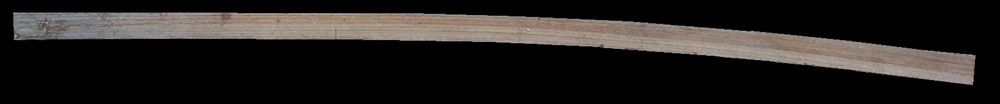
#> input picture 01.jpeg, 1000 x 104 px, shrunk from 1594 x 166 before the run
$ python Magnus3.py
#> lines starting #> are read from the running program, lines starting #| are printed output that depends on the picture; after the words box and inside, x2 and y2 are one past the last pixel; in counts of white or black regions, pixels touching at a corner belong together
import cv2
import imageio
import numpy as np
from matplotlib import pyplot as plt


source = cv2.imread('01.jpeg')
#> source is the input picture: shape (104, 1000, 3); mean B, G, R 32.2, 34.5, 37.7
height, width, channels = source.shape
#> height = 104; width = 1000; channels = 3
blank_image = np.zeros((height, width, channels), np.uint8)

# Filters to denoise the image
median = cv2.medianBlur(source, 5)
denoise = cv2.GaussianBlur(median, (5, 5), 0)

# ROI if needed
roi = denoise  #[360:590, 6:1250]  # y:y+h, x:x+w
r, g, b = cv2.split(roi)[:3]  # splitting in RGB

# Border detection
canny = cv2.Canny(r, 30, 300)  # for border detection
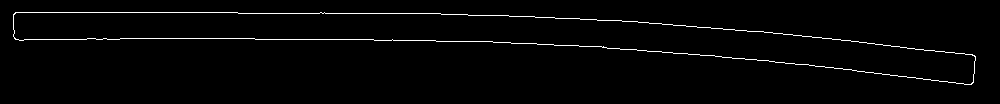
#> canny: shape (104, 1000); 1.9% white in thin lines or dots, all inside (x1, y1, x2, y2) = (13, 12, 976, 85)
contours = cv2.findContours(canny.copy(), cv2.RETR_EXTERNAL, cv2.CHAIN_APPROX_SIMPLE)[0]  # , hierarchy instead of [0]
#> contours = 1 contour; box (x1, y1, x2, y2) and area: (13, 12, 976, 85) 26228
contorno = np.vstack(contours).squeeze()  # stack them together followed by squeeze to remove redundant axis.
#> contorno = 220 pairs, first value 13 to 975, second value 12 to 84

# HSV
hsv = cv2.cvtColor(roi, cv2.COLOR_BGR2HSV)
#> hsv: shape (104, 1000, 3); mean H, S, V 10.7, 22.3, 37.7
lower_red = np.array([8, 30, 130])
upper_red = np.array([20, 90, 255])
mask = cv2.inRange(hsv, lower_red, upper_red)  # Threshold the HSV image to get only blue colors
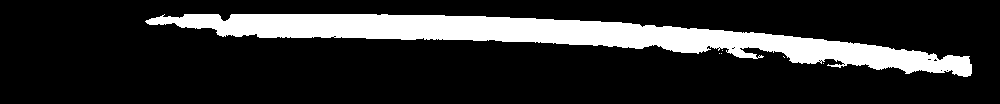
#> mask: shape (104, 1000); 17.1% white; 6 white regions (5 under 20 px), largest, box (x1, y1, x2, y2) and area: (145, 14, 972, 77) 17825

# Bitwise-AND mask and original image
res = cv2.bitwise_and(roi, roi, mask=mask)
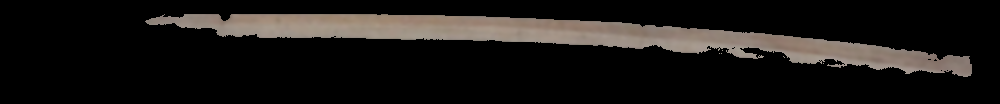
#> res: shape (104, 1000, 3); mean B, G, R 21.3, 23.4, 26.1

# finding vertex with Shi Tomasi and good features to track
corners = cv2.goodFeaturesToTrack(r, 4, 0.01, 10)  # set to find maximum 4 vertex
#> corners = [[971, 83], [15, 13], [974, 57], [15, 37]]
corners = np.int0(corners)

corns = []  # save all vertex and draw these
k = 0
for i in corners:
    x, y = i.ravel()
    cv2.circle(blank_image, (x, y), 2, [255, 120, 255], -1)
    corns.append((x, y))
    k = k + 1  # 0 BR - 1 TL - 2 TR - 3 BL
#> this loop made 4 passes
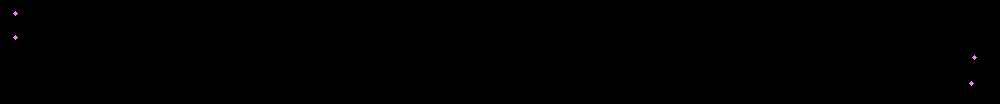
#> blank_image: shape (104, 1000, 3); mean of channels 0, 1, 2 0.1, 0.1, 0.1; drawn as B, G, R
#> after the loop, corns = [(971, 83), (15, 13), (974, 57), (15, 37)]; k = 4

print(f'{k} vertex\n BottomRight: {corns[0]}\n TopLeft: {corns[1]}\n TopRight: {corns[2]}\n BottomLeft: {corns[3]}')
#| 4 vertex
#|  BottomRight: (971, 83)
#|  TopLeft: (15, 13)
#|  TopRight: (974, 57)
#|  BottomLeft: (15, 37)
projection = (corns[0][0], corns[3][1])
#> projection = (971, 37)
print(f'Vertex to join with a red line {corns[3]} {corns[0]}, projection in a white line: {projection}')
#| Vertex to join with a red line (15, 37) (971, 83), projection in a white line: (971, 37)
# real_width = np.linalg.norm(corns[1] - corns[3])
# real_length = np.linalg.norm(cornsp[3] - corns[0])

# Drawings what what ?
for contour in contours:
    x, y, w, h = cv2.boundingRect(contour)
#> this loop made 1 pass
#> (x, y, w, h) on pass 1: (13, 12, 963, 73)
    # cv2.rectangle(blank_image, (x, y), (x+w, y+h), (0, 255, 0), 1)  # bounding box

cv2.drawContours(roi, contours, -1, (255, 255, 255), 1)
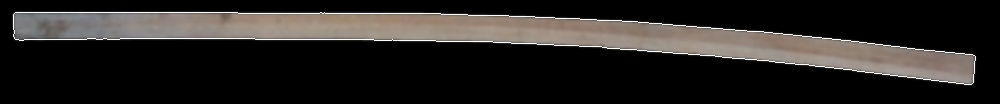
#> roi: shape (104, 1000, 3); mean B, G, R 35.6, 37.8, 41
cv2.line(blank_image, corns[3], corns[0], (0, 0, 255), thickness=1, lineType=8)
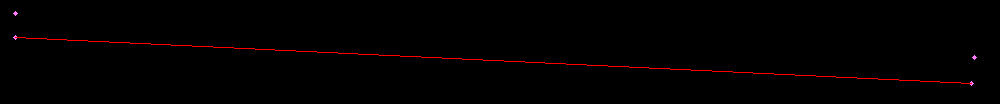
#> blank_image: shape (104, 1000, 3); 0.92% of pixels changed, all inside (x1, y1, x2, y2) = (15, 37, 972, 84); drawn as B, G, R
# cv2.line(blank_image, corns[3], projection, (0, 255, 255), thickness=1, lineType=8)  # projection from Bottom Left

bottom_profile = []
for i in range(contorno.shape[0]):
    if contorno[i][1] >= corns[3][1]:
        bottom_profile.append(list(contorno[i]))
    if contorno[i][0] >= corns[0][0]:
        break
#> after the loop, bottom_profile = 113 pairs, first value 14 to 971, second value 37 to 84

bottom_profile = np.array(bottom_profile, np.int32)
bottom_profile = bottom_profile.reshape((-1, 1, 2))
#> bottom_profile = contour of 113 points, box (x1, y1, x2, y2) (14, 37, 972, 85), area 10846
cv2.drawContours(blank_image, bottom_profile, -1, (0, 255, 255), 1)  # [bottom_profile] to draw
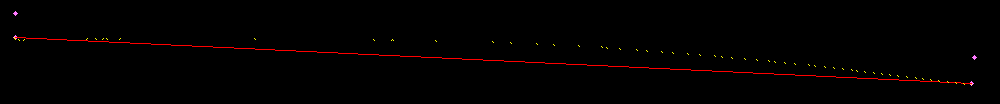
#> blank_image: shape (104, 1000, 3); 0.11% of pixels changed, all inside (x1, y1, x2, y2) = (14, 37, 972, 85); drawn as B, G, R

cv2.imshow('', blank_image)
cv2.waitKey()
